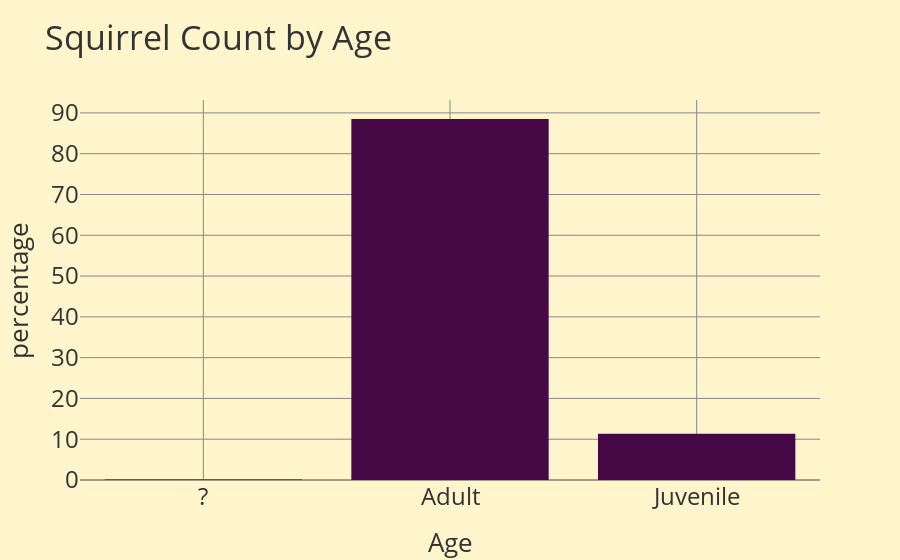

Notebook code cell kept with this figure:
### Code cell
create_bar_chart(rbt_squirrel, x_axis='Age', y_axis='Unique Squirrel ID', y_aggregation='count', plot_type='percentage', title='Squirrel Count by Age')

### Figure 1 — Plotly figure (JSON) as saved in the notebook; plotly's stock layout.template omitted (floating-point values rounded to 4 significant figures)
{"data": [{"alignmentgroup": "True", "hovertemplate": "Age=%{x}<br>percentage=%{y}<extra></extra>", "legendgroup": "", "marker": {"color": "#470945", "pattern": {"shape": ""}}, "name": "", "offsetgroup": "", "orientation": "v", "showlegend": false, "textposition": "auto", "type": "bar", "x": ["?", "Adult", "Juvenile"], "xaxis": "x", "y": [0.1381, 88.51, 11.36], "yaxis": "y"}], "layout": {"barmode": "relative", "legend": {"tracegroupgap": 0}, "title": {"text": "Squirrel Count by Age"}, "xaxis": {"anchor": "y", "domain": [0, 1], "title": {"text": "Age"}}, "yaxis": {"anchor": "x", "domain": [0, 1], "title": {"text": "percentage"}}}}
